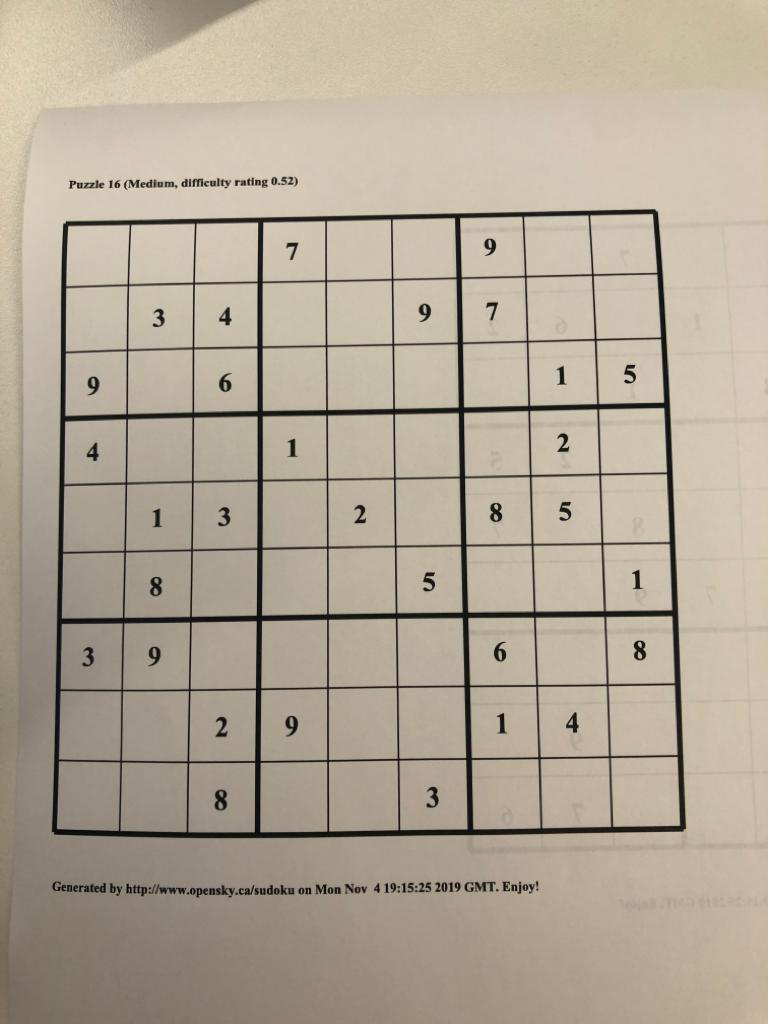
#> input picture projeto6/sodoku.png, 768 x 1024 px
$ jupyter execute --allow-errors Untitled.ipynb   (shell and % lines are left out)   (older library calls are emulated)
#> lines starting #> are read from the running program, lines starting #| are printed output that depends on the picture; after the words box and inside, x2 and y2 are one past the last pixel; in counts of white or black regions, pixels touching at a corner belong together; long printed decimals are rounded
[cell 1]
import numpy as np
import matplotlib.pyplot as plt
import cv2
from skimage import morphology
import operator
import tensorflow as tf
import pandas as pd
import sys

[cell 2]
def plot_image(img, figsize=(12,12), axis='off'):
    plt.figure(figsize=figsize)
    plt.imshow(img, cmap='gray')
    plt.axis(axis)
    plt.show()

def distance_between(p1, p2):
    """Returns the scalar distance between two points"""
    a = p2[0] - p1[0]
    b = p2[1] - p1[1]
    return np.sqrt((a ** 2) + (b ** 2))

[cell 3]
img_origin = cv2.cvtColor(cv2.imread('sodoku.png'), cv2.COLOR_BGR2GRAY)
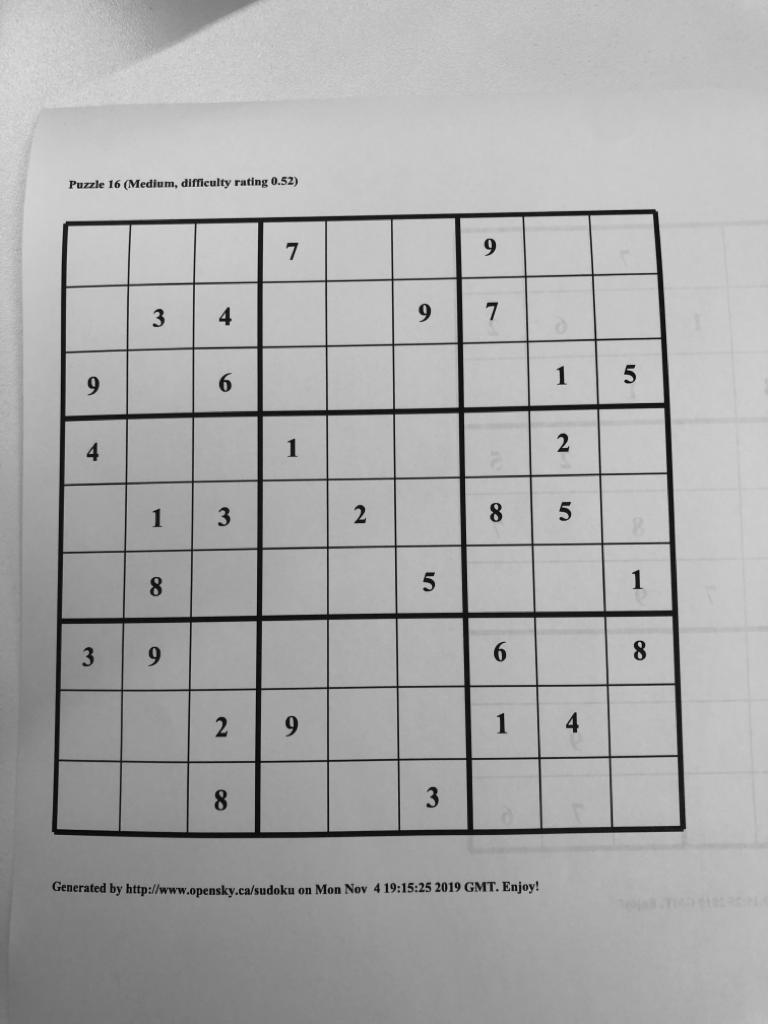
#> img_origin: shape (1024, 768); min 1, max 229, mean 168.8
plot_image(img_origin)

[cell 4]
img = cv2.GaussianBlur(img_origin,(11,11),0)
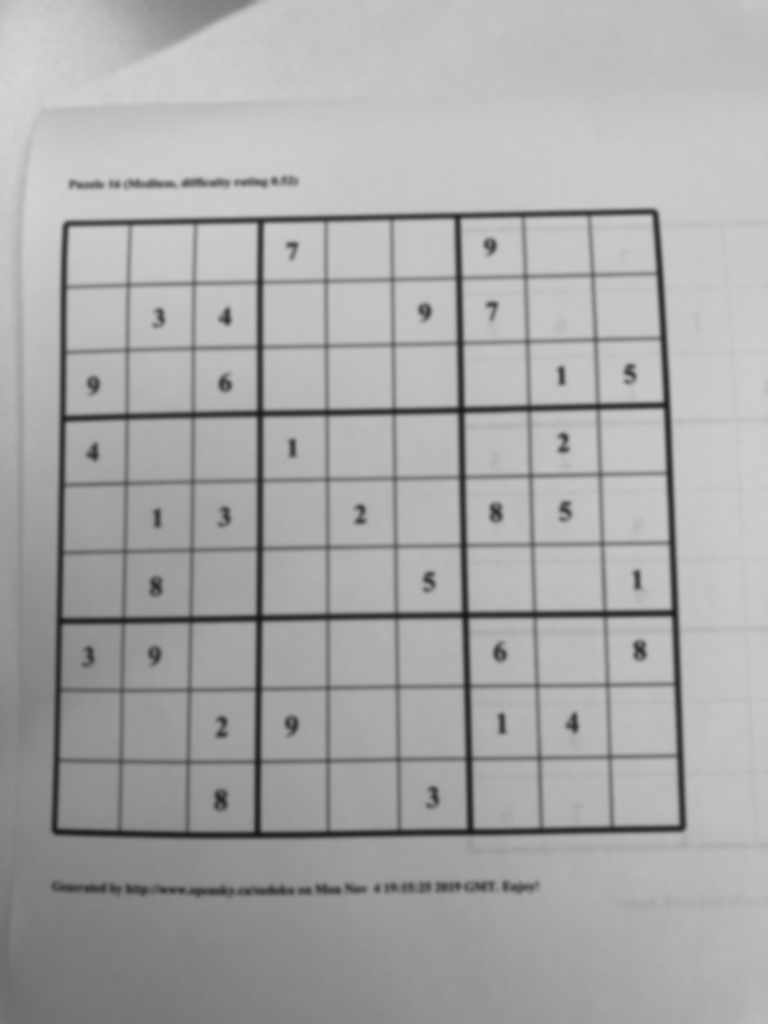
#> img: shape (1024, 768); min 22, max 212, mean 168.8
thresh = cv2.adaptiveThreshold(img,255,cv2.ADAPTIVE_THRESH_MEAN_C,cv2.THRESH_BINARY,5,2)
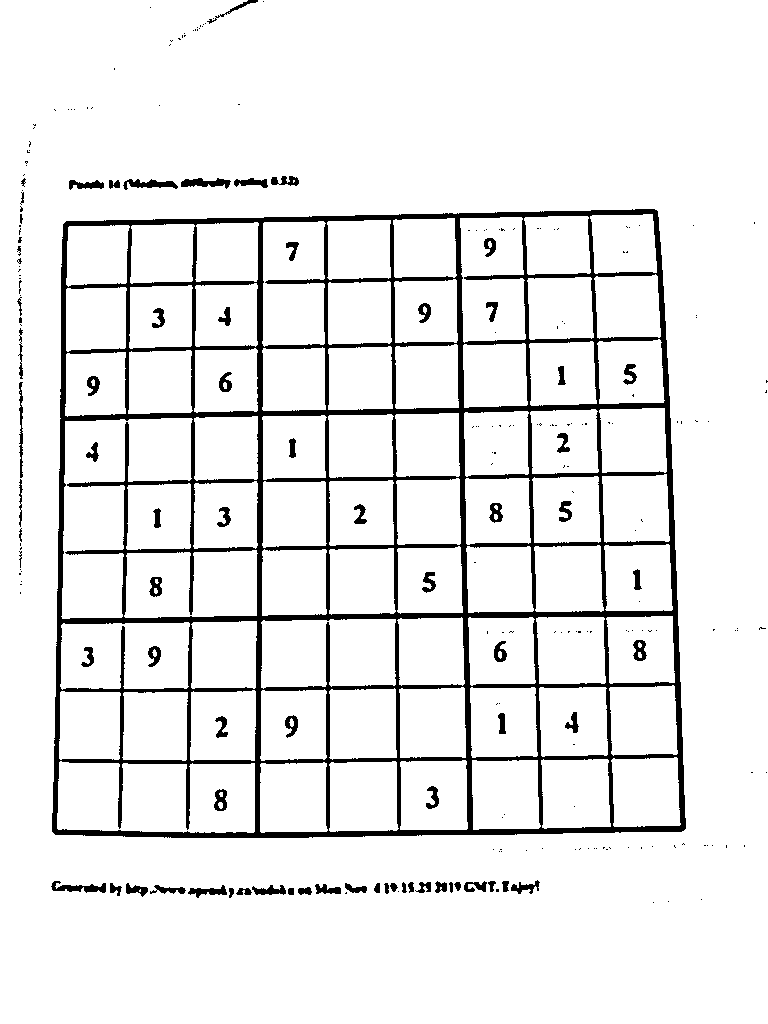
#> thresh: shape (1024, 768); 92.1% white; 249 black regions (175 under 20 px), largest, box (x1, y1, x2, y2) and area: (52, 209, 686, 838) 52136, (51, 881, 106, 893) 329, (181, 178, 231, 189) 322
thresh = cv2.bitwise_not(thresh)
#> thresh: shape (1024, 768); 7.9% white; 249 white regions (175 under 20 px)
plot_image(thresh)

[cell 5]
new_img, ext_contours, hier = cv2.findContours(thresh.copy(), cv2.RETR_EXTERNAL, cv2.CHAIN_APPROX_SIMPLE)
#> ext_contours = 147 contours, 111 with area under 20; largest, box (x1, y1, x2, y2) and area: (52, 209, 686, 838) 380780, (181, 178, 231, 189) 266, (51, 881, 106, 893) 256, (123, 179, 178, 190) 256, (188, 885, 227, 898) 188
external_only = cv2.drawContours(thresh.copy(), ext_contours, -1, (255, 0, 0), 2)
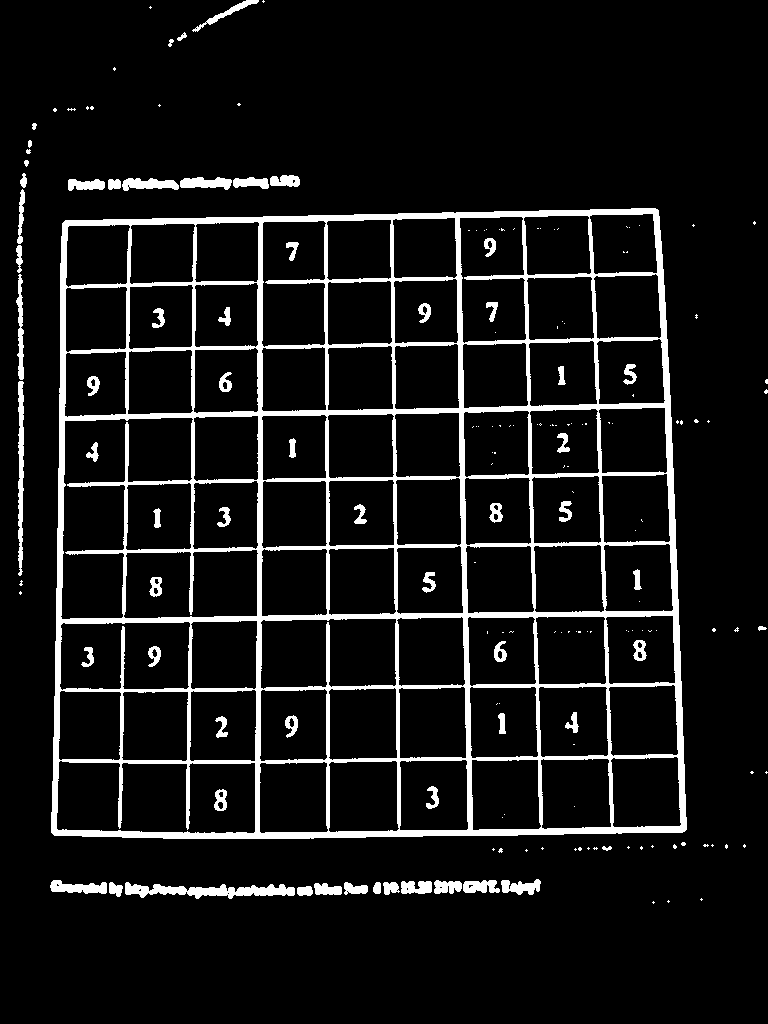
#> external_only: shape (1024, 768); 8.7% white; 179 white regions (116 under 20 px)
plot_image(external_only)

[cell 6]
contours = sorted(ext_contours, key=cv2.contourArea, reverse=True)  # Sort by area, descending
#> contours has the same summary as ext_contours
polygon = contours[0]
#> polygon = contour of 219 points, box (x1, y1, x2, y2) (52, 209, 686, 838), area 380780

bottom_right, _ = max(enumerate([pt[0][0] + pt[0][1] for pt in polygon]), key=operator.itemgetter(1))
#> bottom_right = 154
top_left, _ = min(enumerate([pt[0][0] + pt[0][1] for pt in polygon]), key=operator.itemgetter(1))
#> top_left = 50
bottom_left, _ = min(enumerate([pt[0][0] - pt[0][1] for pt in polygon]), key=operator.itemgetter(1))
#> bottom_left = 105
top_right, _ = max(enumerate([pt[0][0] - pt[0][1] for pt in polygon]), key=operator.itemgetter(1))
#> top_right = 212

top_left, top_right, bottom_right, bottom_left = polygon[top_left][0], polygon[top_right][0], polygon[bottom_right][0], polygon[bottom_left][0]
#> top_left = [66, 221]; top_right = [657, 211]; bottom_right = [683, 830]; bottom_left = [52, 831]


# Explicitly set the data type to float32 or `getPerspectiveTransform` will throw an error
src = np.array([top_left, top_right, bottom_right, bottom_left], dtype='float32')
#> src = [[66, 221], [657, 211], [683, 830], [52, 831]]

# Get the longest side in the rectangle
side = max([
    distance_between(bottom_right, top_right),
    distance_between(top_left, bottom_left),
    distance_between(bottom_right, bottom_left),
    distance_between(top_left, top_right)
])
#> in distance_between, `a = p2[0] - p1[0]`: a = -26
#> in distance_between, `b = p2[1] - p1[1]`: b = -619
#> side = 631

# Describe a square with side of the calculated length, this is the new perspective we want to warp to
dst = np.array([[0, 0], [side - 1, 0], [side - 1, side - 1], [0, side - 1]], dtype='float32')
#> dst = [[0, 0], [630, 0], [630, 630], [0, 630]]

# Gets the transformation matrix for skewing the image to fit a square by comparing the 4 before and after points
m = cv2.getPerspectiveTransform(src, dst)
#> m = [[1.11, 0.0255, -78.99], [0.0192, 1.13, -251.4], [2.77e-05, 0.000113, 1]]

# Performs the transformation on the original image
sodoku = cv2.warpPerspective(img_origin, m, (int(side), int(side)))
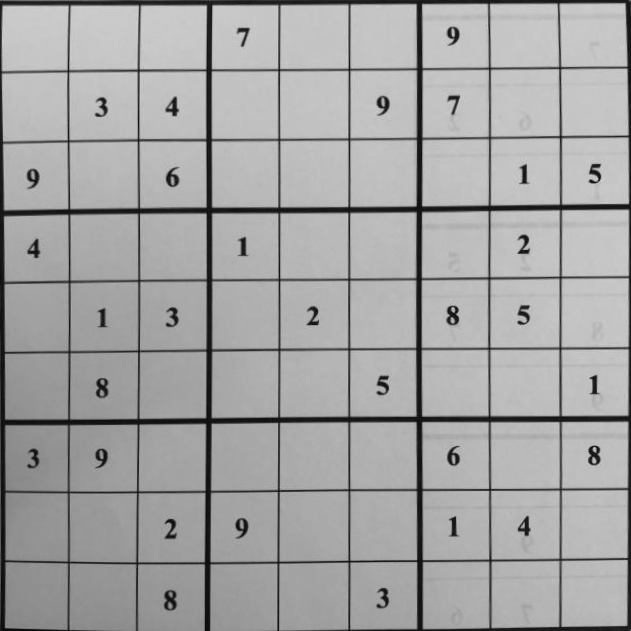
#> sodoku: shape (631, 631); min 7, max 209, mean 164.1

plot_image(sodoku)

[cell 7]
thresh = cv2.adaptiveThreshold(sodoku,255,cv2.ADAPTIVE_THRESH_MEAN_C,cv2.THRESH_BINARY,5,7)
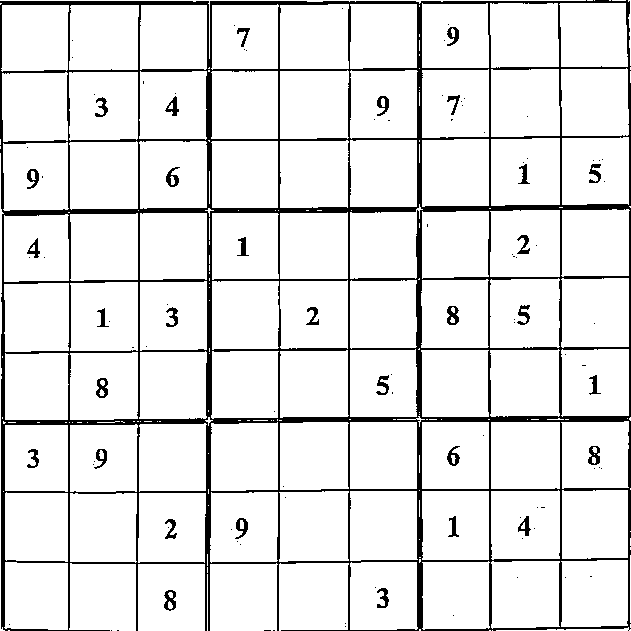
#> thresh: shape (631, 631); 90.4% white; 108 black regions (76 under 20 px), largest, box (x1, y1, x2, y2) and area: (0, 0, 631, 631) 34277, (447, 306, 459, 325) 147, (164, 590, 176, 611) 147
thresh = cv2.bitwise_not(thresh)

salem = morphology.disk(1)
eroded = morphology.erosion(thresh, salem)
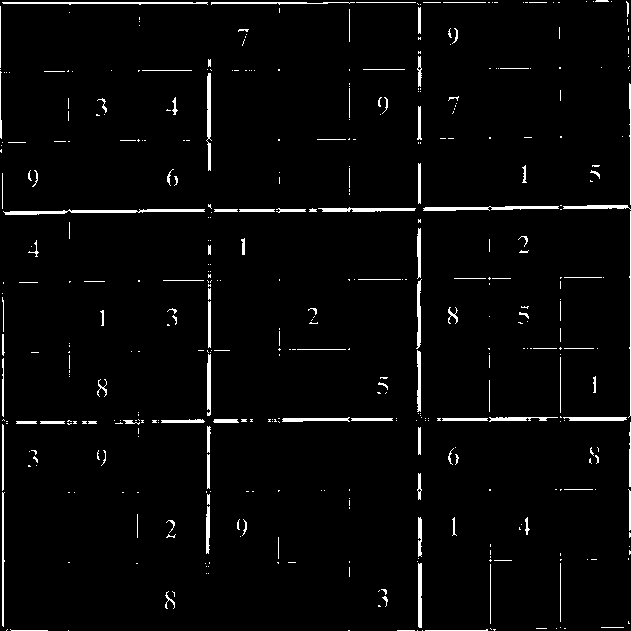
#> eroded: shape (631, 631); 2.9% white; 430 white regions (311 under 20 px), largest, box (x1, y1, x2, y2) and area: (3, 209, 205, 215) 612, (423, 206, 559, 211) 441, (2, 2, 208, 5) 412
thresh = morphology.reconstruction(eroded, thresh)

plot_image(thresh)

[cell 8]
q = 28 # q = quality
cut = 10

#invert the image (this is how MNIST digits is formatted)
array = thresh
#array = cv2.bitwise_not(array)

#this will be the width and length of each sub-image
divisor = array.shape[0]//9
#> divisor = 70

puzzle = []
for i in range(9):
    row = []
    for j in range(9):
        #slice image, reshape it to 28x28 (mnist reader size)
        row.append(cv2.resize(array[i*divisor:(i+1)*divisor,
                                    j*divisor:(j+1)*divisor][cut:-cut, cut:-cut], #removes the borders from each image
                              dsize=(q,q),
                              interpolation=cv2.INTER_CUBIC))
    puzzle.append(row)
#> after the loop, puzzle = 9 items

#> (a cell that did not finish here is left out)

[cell 10]
teste = puzzle[0][3]
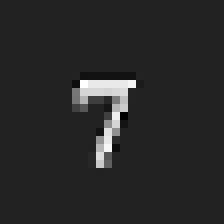
#> teste: shape (28, 28) float64 (shown 8 times larger); min -48.95, max 312.6, mean 9.6; drawn with min black and max white
plot_image(teste)
print(np.mean(teste))
#| 9.556
#> (the rest of this cell did not finish here and is left out)

[cell 11]
#create a 9x9 array of 0s (the sudoku solver doesn't use numpy so I won't here)
template = [
    ["-" for _ in range(9)] for _ in range(9)
]
#> template = 9 items

#> (the rest of this cell did not finish here and is left out)

[cell 12]
with open('sodoku.txt', 'r') as file:
#> (reads projeto6/sodoku.txt from the repository)
    data = file.read().replace('\n', '')

hit = 0
super_miss = 0
total = 0
for l,i in enumerate(template):
    for c,j in enumerate(i):
        print(j, end ="" )
        asw = data[c+l*9]
        if asw != "-":
            total +=1
            if (asw == str(j)):
                hit +=1
            if (str(j) == "-"):
                super_miss+=1


    print("\n")
#> this loop made 9 passes
#> after the loop, hit = 0; super_miss = 31; total = 31
